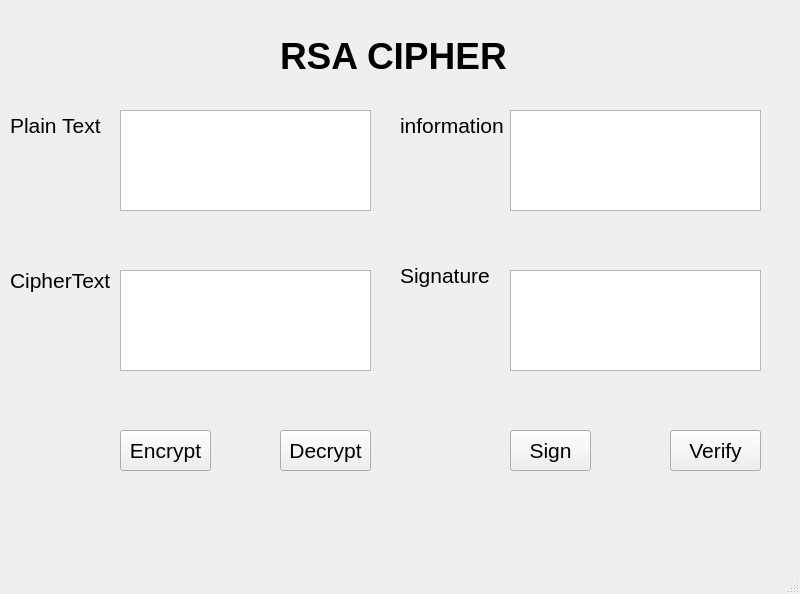
<?xml version="1.0" encoding="UTF-8"?>
<ui version="4.0">
 <class>MainWindow</class>
 <widget class="QMainWindow" name="MainWindow">
  <property name="geometry">
   <rect>
    <x>0</x>
    <y>0</y>
    <width>800</width>
    <height>594</height>
   </rect>
  </property>
  <property name="windowTitle">
   <string>MainWindow</string>
  </property>
  <widget class="QWidget" name="centralwidget">
   <widget class="QLabel" name="label">
    <property name="geometry">
     <rect>
      <x>280</x>
      <y>20</y>
      <width>241</width>
      <height>71</height>
     </rect>
    </property>
    <property name="font">
     <font>
      <family>MS Shell Dlg 2</family>
      <pointsize>28</pointsize>
      <weight>75</weight>
      <italic>false</italic>
      <bold>true</bold>
     </font>
    </property>
    <property name="text">
     <string>RSA CIPHER</string>
    </property>
   </widget>
   <widget class="QLabel" name="label_2">
    <property name="geometry">
     <rect>
      <x>10</x>
      <y>110</y>
      <width>101</width>
      <height>31</height>
     </rect>
    </property>
    <property name="font">
     <font>
      <pointsize>16</pointsize>
     </font>
    </property>
    <property name="text">
     <string>Plain Text</string>
    </property>
   </widget>
   <widget class="QLabel" name="label_3">
    <property name="geometry">
     <rect>
      <x>10</x>
      <y>260</y>
      <width>111</width>
      <height>41</height>
     </rect>
    </property>
    <property name="font">
     <font>
      <pointsize>16</pointsize>
     </font>
    </property>
    <property name="text">
     <string>CipherText</string>
    </property>
   </widget>
   <widget class="QLabel" name="label_4">
    <property name="geometry">
     <rect>
      <x>400</x>
      <y>110</y>
      <width>111</width>
      <height>31</height>
     </rect>
    </property>
    <property name="font">
     <font>
      <pointsize>16</pointsize>
     </font>
    </property>
    <property name="text">
     <string>information</string>
    </property>
   </widget>
   <widget class="QLabel" name="label_5">
    <property name="geometry">
     <rect>
      <x>400</x>
      <y>250</y>
      <width>101</width>
      <height>51</height>
     </rect>
    </property>
    <property name="font">
     <font>
      <pointsize>16</pointsize>
     </font>
    </property>
    <property name="text">
     <string>Signature</string>
    </property>
   </widget>
   <widget class="QTextEdit" name="textEdit">
    <property name="geometry">
     <rect>
      <x>120</x>
      <y>110</y>
      <width>251</width>
      <height>101</height>
     </rect>
    </property>
    <property name="font">
     <font>
      <pointsize>16</pointsize>
     </font>
    </property>
   </widget>
   <widget class="QTextEdit" name="textEdit_2">
    <property name="geometry">
     <rect>
      <x>120</x>
      <y>270</y>
      <width>251</width>
      <height>101</height>
     </rect>
    </property>
    <property name="font">
     <font>
      <pointsize>16</pointsize>
     </font>
    </property>
   </widget>
   <widget class="QTextEdit" name="textEdit_3">
    <property name="geometry">
     <rect>
      <x>510</x>
      <y>110</y>
      <width>251</width>
      <height>101</height>
     </rect>
    </property>
    <property name="font">
     <font>
      <pointsize>16</pointsize>
     </font>
    </property>
   </widget>
   <widget class="QTextEdit" name="textEdit_4">
    <property name="geometry">
     <rect>
      <x>510</x>
      <y>270</y>
      <width>251</width>
      <height>101</height>
     </rect>
    </property>
    <property name="font">
     <font>
      <pointsize>16</pointsize>
     </font>
    </property>
   </widget>
   <widget class="QPushButton" name="pushButton">
    <property name="geometry">
     <rect>
      <x>120</x>
      <y>430</y>
      <width>91</width>
      <height>41</height>
     </rect>
    </property>
    <property name="font">
     <font>
      <pointsize>16</pointsize>
     </font>
    </property>
    <property name="text">
     <string>Encrypt</string>
    </property>
   </widget>
   <widget class="QPushButton" name="pushButton_2">
    <property name="geometry">
     <rect>
      <x>280</x>
      <y>430</y>
      <width>91</width>
      <height>41</height>
     </rect>
    </property>
    <property name="font">
     <font>
      <pointsize>16</pointsize>
     </font>
    </property>
    <property name="text">
     <string>Decrypt</string>
    </property>
   </widget>
   <widget class="QPushButton" name="pushButton_3">
    <property name="geometry">
     <rect>
      <x>510</x>
      <y>430</y>
      <width>81</width>
      <height>41</height>
     </rect>
    </property>
    <property name="font">
     <font>
      <pointsize>16</pointsize>
     </font>
    </property>
    <property name="text">
     <string>Sign</string>
    </property>
   </widget>
   <widget class="QPushButton" name="pushButton_4">
    <property name="geometry">
     <rect>
      <x>670</x>
      <y>430</y>
      <width>91</width>
      <height>41</height>
     </rect>
    </property>
    <property name="font">
     <font>
      <pointsize>16</pointsize>
     </font>
    </property>
    <property name="text">
     <string>Verify</string>
    </property>
   </widget>
  </widget>
  <widget class="QMenuBar" name="menubar">
   <property name="geometry">
    <rect>
     <x>0</x>
     <y>0</y>
     <width>800</width>
     <height>21</height>
    </rect>
   </property>
  </widget>
  <widget class="QStatusBar" name="statusbar"/>
 </widget>
 <resources/>
 <connections/>
</ui>
